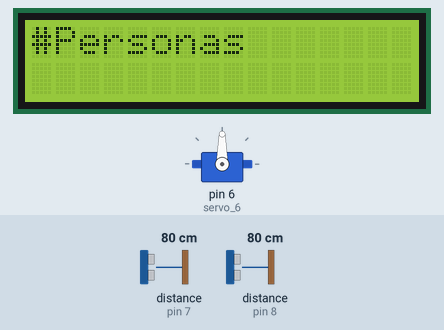
Bench run of a sketch on a simulated Arduino Uno, built with avr-gcc and run on an emulated ATmega328P. Parts: servo, 16×2 character LCD. Wiring (inferred from the names in the program): 2 × ultrasonic range finder: trigger pin 7, echo pin 7 / trigger pin 8, echo pin 8. Inputs (shaded band) come from the test bench; at power-on: distance to the obstacle (sensors on pin 8, pin 7) 80 cm. The echo pulse lasts 58.3 µs per cm.

Above: at 0.1 s.
At 1.6 s:
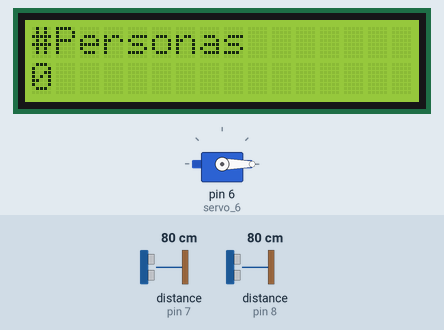
1.7 s: distance to the obstacle (sensor on pin 8) set to 247 cm
4.0 s: distance to the obstacle (sensor on pin 8) set to 254 cm
At 5.5 s:
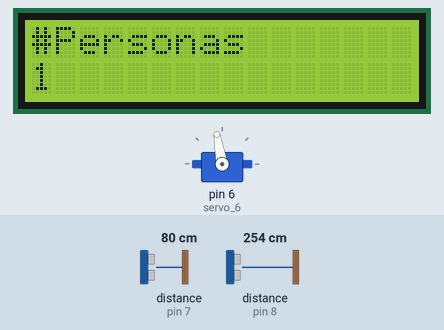
Timing chart, 0 to 7.0 s (numbered marks = the images above; inputs shaded):
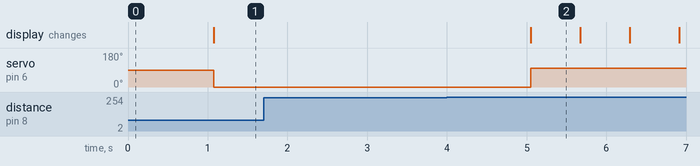

Measured:
- the behaviour switches between 249 and 250 cm on distance to the obstacle (sensor on pin 8) (found by bisection; images 1 and 2)
- after the input at 1.7 s, every drawn part: stays the same
- after the input at 4.0 s, servo on pin 6 (servo_6): 0° → 100° after 1.1 s; the display: changes after 1.1 s (image 2)
- what the display in image 2 shows lasts 0.6 s, from 5.1 s to 5.7 s

The sketch:

SourceCode.ino
```cpp
#include <LiquidCrystal.h>
#include <IRremote.h>
#include <Servo.h>

// Variables del Servo y Ultrasónico
int cm_in = 0;
int cm_out = 0;
Servo servo_6;
const int Sensor_IN = 7;
const int Sensor_OUT = 8;

// Códigos del IRSensor
int C[12] = {16593103, 16582903, 16615543, 16599223, 16591063,
                 16623703, 16607383, 16586983, 16619623, 16603303,
             16597183, 16601263};

// Pines del LCD
LiquidCrystal lcd(12, 11, 5, 4, 3, 2);

// IR Sensor
int RECV_PIN = 10;
IRrecv irrecv(RECV_PIN);
decode_results results;

// Columna actual
int column = 0;
// Valor mayor de personas
int MAXValue = 1;
// Cantidad de personas dentro
int personas_cont = 0;


void setup() {
  // Servo
  pinMode(Sensor_IN, INPUT);
  pinMode(Sensor_OUT, INPUT);
  Serial.begin(9600);
  servo_6.attach(6);

  // LCD
  // set up the LCD's number of columns and rows:
  lcd.begin(16, 2);
  // Print a message to the LCD.
  lcd.print("#Personas");
  irrecv.enableIRIn();

}

void loop() {
  // Distancias de los sensores
  cm_in = 0.01723 * readUltrasonicDistance(Sensor_IN);
  cm_out = 0.01723 * readUltrasonicDistance(Sensor_OUT);

  // Si la distancia del sensor de entrada está en el rango
  // entonces se incrementa el contador
  if (cm_in < 250){
    personas_cont++;
    delay(500);
  }
  // Si la distancia del sensor de salida está en el rango
  // entonces se decrementa el contador
  if(cm_out < 250){
    if (personas_cont > 0){
    personas_cont--;
    }
    delay(500);
  }

  // Imprimir la cantidad de personas que hay
  // Corrección de pantalla
  if ((personas_cont == 9) || (personas_cont == 99)){
    lcd.setCursor(0, 0);
    lcd.clear();
    lcd.print("#Personas ");
    lcd.setCursor(0, 1);
    lcd.print(personas_cont);
  }else{
    lcd.setCursor(0, 1);
    lcd.print(personas_cont);
  }
  // Si se llega al valor mayor, se cierra la puerta
  if (personas_cont == MAXValue){
    servo_6.write(100);
  }
  // Si no está en el valor mayor, la puerta se mantiene
  // abierta
  else if (personas_cont < MAXValue){

    servo_6.write(0);
  }
  // Si se modifica el maximo con mas personas dentro
  // la puerta se mantiene cerrada.
  else if (personas_cont >  MAXValue){

    servo_6.write(100);
  }

  // Detectar si un botón del control se presiona
  if (irrecv.decode(&results)) {

    // Se lee el valor, del botón pulsado
    int read = value_read(results.value);
    // Se modifica el la segunda columna
    lcd.setCursor(0, 1);

    // Modo de edición de la cantidad máxima de personas
    if (read == 10){
     lcd.setCursor(0, 0);
     lcd.clear();
     lcd.print("#PersonasMAX ");

     lcd.print(MAXValue);
     MAXValue = 0;
     // Ciclo que espera que se presione flecha arriba
     // para setear el nuevo valor maximo.
     while (true){

        if (irrecv.decode(&results)) {
          read = value_read(results.value);

          // Si se presiona flecha arriba
          if (read == 11){
            lcd.clear();
            lcd.print("#Personas");
            lcd.setCursor(0, 1);
            column= 0;
            break;
          }
          // Mientras no sea la tecla de función
          else if ((read != 10)){

            lcd.setCursor(column, 1);
            column++;
            MAXValue = read + MAXValue * 10;
            lcd.print(read);
          }
          irrecv.resume();
      	}
      }
    }

    irrecv.resume(); // Receive thxt value
  }
  delay(100);


}
// Devuelve el equivalente numerico del código del Sensor IR
int value_read (int code){
  for (int i = 0; i<12; i++){
    if (code == C[i]){
      return i; }
  }
}

// Lee la distancia del sensor ultrasónico
long readUltrasonicDistance(int pin)
{
  pinMode(pin, OUTPUT);
  digitalWrite(pin, LOW);
  delayMicroseconds(2);
  digitalWrite(pin, HIGH);
  delayMicroseconds(10);
  digitalWrite(pin, LOW);
  pinMode(pin, INPUT);
  return pulseIn(pin, HIGH);
}
```
